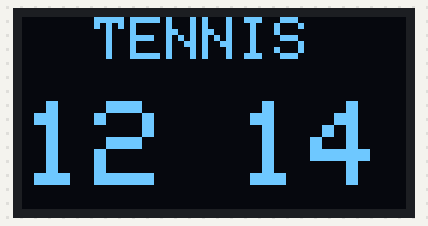
A sketch run on a simulated Arduino Uno, built with avr-gcc and run on an emulated ATmega328P. Shown: 128×64 one-colour display.

Above: at 0.1 s.
At 4.5 s:
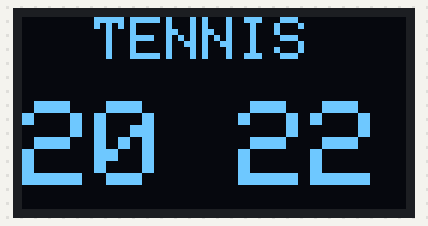
At 9.5 s:
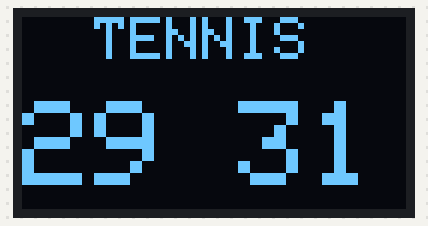
At 19.5 s:
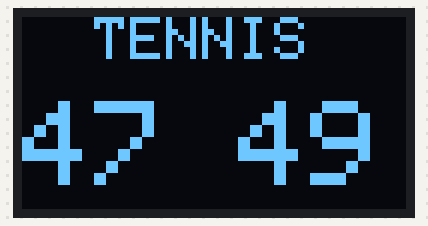
At 29.5 s:
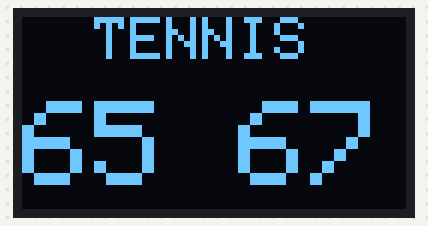
At 39.5 s:
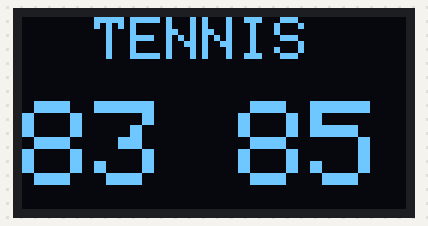

The sketch:

i2c-simple.ino
```cpp
#include <SPI.h>
#include <Wire.h>
#include <Adafruit_GFX.h>
#include <Adafruit_SSD1306.h>

#define SCREEN_WIDTH 128 // OLED display width, in pixels
#define SCREEN_HEIGHT 64 // OLED display height, in pixels

// Declaration for an SSD1306 display connected to I2C (SDA, SCL pins)
// The pins for I2C are defined by the Wire-library.
// On an arduino UNO:       A4(SDA), A5(SCL)
// On an arduino MEGA 2560: 20(SDA), 21(SCL)
// On an arduino LEONARDO:   2(SDA),  3(SCL), ...
#define OLED_RESET     -1 // Reset pin # (or -1 if sharing Arduino reset pin)
#define SCREEN_ADDRESS 0x3C ///< See datasheet for Address; 0x3D for 128x64, 0x3C for 128x32
Adafruit_SSD1306 display(SCREEN_WIDTH, SCREEN_HEIGHT, &Wire, OLED_RESET);

void setup() {
  // SSD1306_SWITCHCAPVCC = generate display voltage from 3.3V internally
  if(!display.begin(SSD1306_SWITCHCAPVCC, SCREEN_ADDRESS)) {
    Serial.println(F("SSD1306 allocation failed"));
    for(;;); // Don't proceed, loop forever
  }
  display.clearDisplay();
}

int p1Score = 12;
int p2Score = 14;

void loop() {
  display.clearDisplay();
  display.setTextSize(4);
  display.setTextColor(SSD1306_WHITE);
  display.setTextSize(2);
  display.setCursor(0, 0);
  display.print("  TENNIS");

  display.setTextSize(4);
  display.setCursor(0, 28);
  display.print(p1Score);
  display.setCursor(72, 28);
  display.println(p2Score);
  display.display();

  display.display();
  delay(500);
  p1Score++;
  p2Score++;
}
```

Measured:
- what the display in image 1 shows lasts 0.5 s, from 4.5 s to 5.0 s
